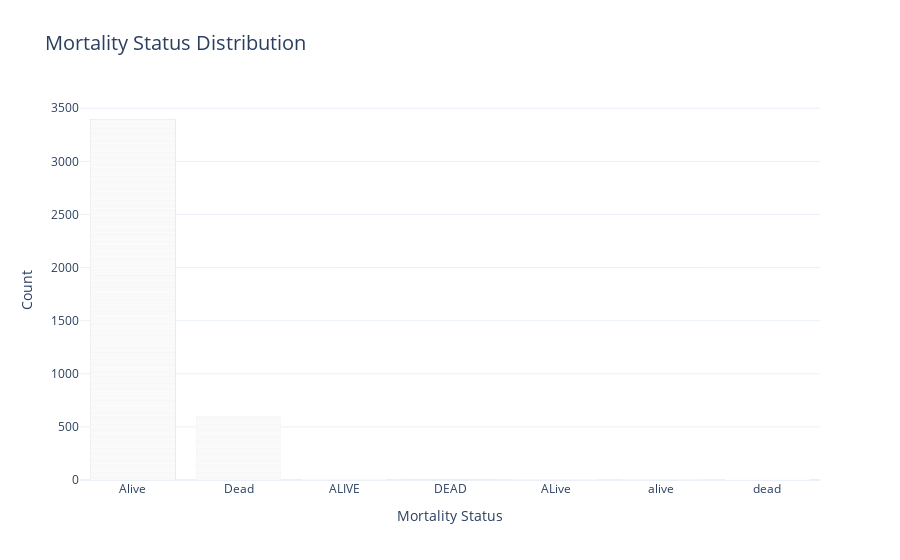

Source (notebook cell):
### Code cell
import plotly.express as px

fig = px.bar(data_set, x='Mortality_Status', title='Mortality Status Distribution')
fig.update_traces(marker_color='black')
fig.update_layout(
    title_font_size=20,
    xaxis_title='Mortality Status',
    yaxis_title='Count',
    template='plotly_white' 
)
fig.show()

### Figure 1 — Plotly figure (JSON) as saved in the notebook; plotly's stock layout.template omitted (floating-point values rounded to 4 significant figures; data arrays with more than 128 entries replaced by an {"elided": "..."} marker saying what was removed)
{"data": [{"alignmentgroup": "True", "hovertemplate": "Mortality_Status=%{x}<br>count=%{y}<extra></extra>", "legendgroup": "", "marker": {"color": "black", "pattern": {"shape": ""}}, "name": "", "offsetgroup": "", "orientation": "v", "showlegend": false, "textposition": "auto", "type": "bar", "x": {"elided": "4024 str values"}, "xaxis": "x", "y": {"elided": "4024 int values"}, "yaxis": "y"}], "layout": {"barmode": "relative", "legend": {"tracegroupgap": 0}, "title": {"font": {"size": 20}, "text": "Mortality Status Distribution"}, "xaxis": {"anchor": "y", "domain": [0, 1], "title": {"text": "Mortality Status"}}, "yaxis": {"anchor": "x", "domain": [0, 1], "title": {"text": "Count"}}}}
